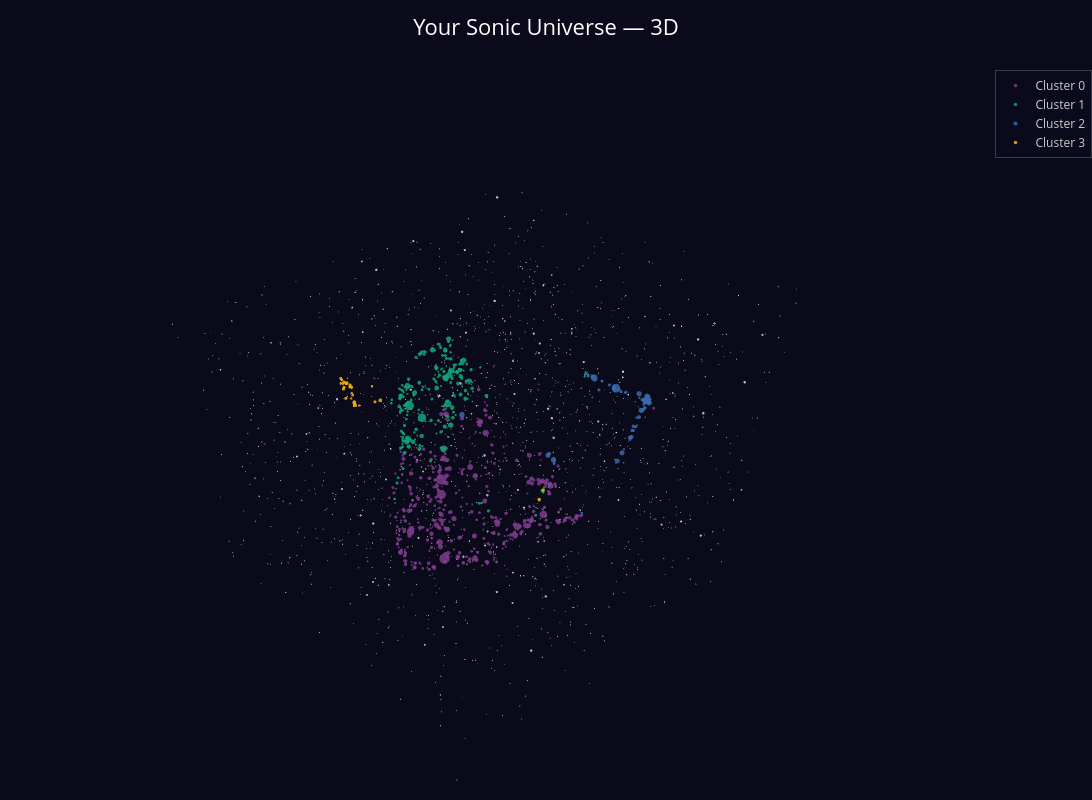

Notebook code cell kept with this figure:
### Code cell
# ── 3D Universe ───────────────────────────────────────────────────────
xr3 = df['umap_x3'].max()-df['umap_x3'].min()
yr3 = df['umap_y3'].max()-df['umap_y3'].min()
zr3 = df['umap_z3'].max()-df['umap_z3'].min()
x_lo3, x_hi3 = df['umap_x3'].min()-xr3*.35, df['umap_x3'].max()+xr3*.35
y_lo3, y_hi3 = df['umap_y3'].min()-yr3*.35, df['umap_y3'].max()+yr3*.35
z_lo3, z_hi3 = df['umap_z3'].min()-zr3*.35, df['umap_z3'].max()+zr3*.35

n3_dust, n3_bright = 1600, 120
sx3_d = rng.uniform(x_lo3, x_hi3, n3_dust)
sy3_d = rng.uniform(y_lo3, y_hi3, n3_dust)
sz3_d = rng.uniform(z_lo3, z_hi3, n3_dust)
sx3_b = rng.uniform(x_lo3, x_hi3, n3_bright)
sy3_b = rng.uniform(y_lo3, y_hi3, n3_bright)
sz3_b = rng.uniform(z_lo3, z_hi3, n3_bright)

fig_3d = go.Figure()

fig_3d.add_trace(go.Scatter3d(x=sx3_d, y=sy3_d, z=sz3_d, mode='markers',
    marker=dict(size=list(rng.uniform(0.3, 0.9, n3_dust).round(2)),
                color='rgba(255,255,255,0.07)'),
    hoverinfo='skip', showlegend=False))
fig_3d.add_trace(go.Scatter3d(x=sx3_b, y=sy3_b, z=sz3_b, mode='markers',
    marker=dict(size=list(rng.uniform(1.0, 2.4, n3_bright).round(2)),
                color='rgba(210,225,255,0.42)'),
    hoverinfo='skip', showlegend=False))

for cid in cluster_ids:
    g = df[df['cluster']==cid]
    fig_3d.add_trace(go.Scatter3d(
        x=g['umap_x3'], y=g['umap_y3'], z=g['umap_z3'],
        mode='markers', name=f'Cluster {cid}',
        text=g['hover'], hovertemplate='%{text}<extra></extra>',
        marker=dict(size=g['pt_size']*0.55, color=CLUSTER_COLORS[cid%len(CLUSTER_COLORS)],
                    opacity=0.85, line=dict(width=0)),
    ))

fig_3d.update_layout(
    title=dict(text='Your Sonic Universe — 3D', font=dict(size=22, color='white'), x=0.5),
    paper_bgcolor=SPACE_BG,
    scene=dict(
        bgcolor=SPACE_BG,
        xaxis=dict(showgrid=False, showbackground=False, showline=False,
                   zeroline=False, showticklabels=False, title=''),
        yaxis=dict(showgrid=False, showbackground=False, showline=False,
                   zeroline=False, showticklabels=False, title=''),
        zaxis=dict(showgrid=False, showbackground=False, showline=False,
                   zeroline=False, showticklabels=False, title=''),
    ),
    font=dict(color='#cccccc'),
    legend=dict(bgcolor='rgba(10,10,30,0.7)', bordercolor='rgba(255,255,255,0.2)', borderwidth=1),
    width=1100, height=800, margin=dict(l=0, r=0, t=70, b=0),
    hoverlabel=dict(bgcolor='rgba(10,10,30,0.92)', bordercolor='rgba(255,255,255,0.3)',
                    font=dict(size=12, color='white')),
)
fig_3d.show()

### Figure 1 — Plotly figure (JSON) as saved in the notebook; plotly's stock layout.template omitted (floating-point values rounded to 4 significant figures; data arrays with more than 128 entries replaced by an {"elided": "..."} marker saying what was removed)
{"data": [{"hoverinfo": "skip", "marker": {"color": "rgba(255,255,255,0.07)", "size": {"elided": "1600 float values"}}, "mode": "markers", "showlegend": false, "type": "scatter3d", "x": {"elided": "1600 float values"}, "y": {"elided": "1600 float values"}, "z": {"elided": "1600 float values"}}, {"hoverinfo": "skip", "marker": {"color": "rgba(210,225,255,0.42)", "size": [1.06, 2.33, 2.34, 1.39, 1.88, 1.28, 1.77, 2.08, 2.32, 1.47, 1.97, 2, 1.31, 1.88, 1.92, 2.07, 2.4, 1.06, 1.28, 1.2, 1.22, 1.64, 2.23, 1.63, 1.94, 1.53, 1.45, 2.17, 1.92, 1.49, 2.28, 1.7, 1.26, 1.68, 1.94, 1.51, 2.18, 1.75, 1.65, 2.2, 1.65, 1.58, 1.15, 1.51, 1.56, 1.25, 1.82, 1.2, 1.31, 1.79, 1.38, 1.9, 1.97, 1.42, 1.12, 1.69, 1.13, 1.72, 2.02, 1.87, 1.63, 2.32, 1.14, 2.23, 2.12, 1.59, 1.21, 1.22, 2.29, 1.33, 2.22, 1.7, 1.65, 1.87, 1.3, 1.6, 2.31, 1.33, 2.29, 2.39, 1.07, 1.74, 1.24, 1.87, 2.39, 2.26, 2.29, 1.3, 1.76, 1.33, 2.26, 1.27, 1.22, 1.02, 1.25, 1.27, 1.11, 2.21, 2.09, 1.36, 2.1, 1.59, 2.09, 1.45, 1.79, 1.53, 1.26, 1.82, 2.05, 2.05, 1.5, 1.73, 2.07, 1.08, 1.1, 1.53, 1.31, 1.52, 1.13, 1.83]}, "mode": "markers", "showlegend": false, "type": "scatter3d", "x": [13.88, 10.8, 7.495, 11.39, 7.431, 5.079, 7.626, 7.158, 9.103, 14.77, 9.288, 14.29, 11.12, 5.129, 7.11, 15.23, 11.65, 15.21, 8.438, 12.88, 13.49, 15.72, 5.244, 15.46, 9.329, 14.21, 11.0, 11.22, 8.977, 14.11, 7.933, 10.43, 11.17, 13.17, 10.2, 12.49, 10.35, 12.26, 12.42, 12.81, 14.05, 10.96, 7.16, 12.48, 5.889, 7.441, 13.71, 9.804, 10.49, 15.85, 7.618, 5.259, 6.264, 7.72, 12.99, 13.53, 11.23, 7.835, 10.75, 5.209, 12.5, 11.76, 5.284, 13.98, 13.4, 8.417, 12.0, 11.62, 6.612, 7.159, 12.52, 15.26, 11.35, 11.26, 12.12, 9.865, 5.638, 9.383, 14.89, 13.85, 15.19, 6.717, 10.58, 11.44, 7.342, 7.244, 13.6, 12.39, 12.12, 7.966, 10.59, 5.298, 6.467, 10.71, 8.433, 15.61, 10.2, 5.96, 5.241, 12.98, 6.922, 7.1, 9.681, 7.934, 11.79, 10.36, 6.265, 13.63, 9.704, 11.73, 5.089, 11.9, 8.139, 10.45, 8.302, 15.94, 7.571, 15.03, 15.09, 9.651], "y": [6.004, 6.791, 13.01, 9.222, 8.465, 3.263, 11.56, 3.753, 3.376, 5.706, 7.76, 12.05, 10.97, 4.916, 6.699, 10.87, 8.284, 4.68, 6.945, 9.295, 12.84, 9.661, 3.061, 10.1, 5.46, 11.71, 6.82, 4.936, 7.68, 5.505, 5.307, 8.756, 10.74, 11.43, 6.961, 3.579, 7.843, 7.33, 4.909, 12.06, 12.85, 3.425, 11.03, 9.497, 5.568, 9.389, 4.211, 3.605, 13.05, 9.401, 5.484, 7.496, 12.61, 7.381, 12.1, 11.78, 6.414, 10.01, 9.648, 10.78, 6.637, 3.43, 4.644, 9.199, 10.82, 10.62, 8.863, 3.762, 3.073, 10.89, 8.512, 10.9, 4.56, 7.061, 12.29, 4.65, 3.525, 9.576, 8.974, 12.63, 12.16, 10.56, 3.092, 7.807, 12.06, 7.329, 12.73, 9.566, 4.015, 8.102, 10.01, 3.564, 6.419, 10.23, 4.501, 6.457, 9.949, 10.82, 8.196, 12.68, 12.36, 7.736, 4.534, 10.8, 5.381, 11.51, 8.898, 6.925, 8.584, 8.343, 12.35, 5.087, 12.38, 3.216, 10.76, 12.3, 6.924, 3.643, 11.12, 11.51], "z": [0.5624, 1.984, 4.253, -0.5622, 2.845, 1.298, -0.6997, 4.424, 0.4721, 5.227, 2.377, 1.952, 1.241, 1.065, 4.319, 3.223, 3.974, 1.224, -0.02107, -1.382, 3.997, 1.179, 1.911, 1.6, 1.302, 3.273, 2.687, 5.52, -0.9766, 2.413, -1.567, 4.24, 2.746, 1.281, 4.196, 1.488, -0.2835, 1.625, -1.507, 4.942, 3.64, 3.869, 4.76, 4.113, 1.308, -1.135, 0.8517, 5.224, 5.341, 3.928, -0.4656, -0.5434, 4.801, -0.9531, 2.495, 0.8899, 0.2953, 3.222, 5.423, 4.004, 1.731, 1.377, 5.018, 2.448, 1.813, 3.265, -0.2104, -1.563, 4.608, 2.676, -0.7741, 0.2644, 5.66, 2.888, 2.901, -1.497, 5.496, 4.902, 2.212, 0.3529, 3.384, 4.439, 4.07, 5.559, 2.906, 0.4452, 1.823, 4.306, 0.009383, -0.2552, 3.593, 1.406, 4.308, -0.9393, 0.558, 0.03089, 3.382, 3.862, 1.496, 1.668, -1.03, 3.413, 5.678, 4.007, -0.3199, 2.799, 0.2403, -1.824, -0.6575, -1.26, -0.5319, 4.144, 0.2237, 3.844, 5.34, 2.418, 1.725, 3.79, -1.303, 1.279]}, {"hovertemplate": "%{text}<extra></extra>", "marker": {"color": "rgb(127, 60, 141)", "line": {"width": 0}, "opacity": 0.85, "size": {"elided": "410 float values"}}, "mode": "markers", "name": "Cluster 0", "text": {"elided": "410 str values"}, "type": "scatter3d", "x": {"elided": "410 float values"}, "y": {"elided": "410 float values"}, "z": {"elided": "410 float values"}}, {"hovertemplate": "%{text}<extra></extra>", "marker": {"color": "rgb(17, 165, 121)", "line": {"width": 0}, "opacity": 0.85, "size": {"elided": "214 float values"}}, "mode": "markers", "name": "Cluster 1", "text": {"elided": "214 str values"}, "type": "scatter3d", "x": {"elided": "214 float values"}, "y": {"elided": "214 float values"}, "z": {"elided": "214 float values"}}, {"hovertemplate": "%{text}<extra></extra>", "marker": {"color": "rgb(57, 105, 172)", "line": {"width": 0}, "opacity": 0.85, "size": [9.95, 7.906, 7.163, 6.579, 6.447, 6.287, 6.075, 6.075, 6.022, 6.022, 5.783, 5.757, 5.544, 5.491, 5.465, 5.332, 5.332, 5.04, 4.934, 4.695, 4.642, 4.509, 4.483, 4.483, 4.323, 4.297, 4.217, 4.138, 4.058, 3.952, 3.925, 3.766, 3.766, 3.739, 3.66, 3.66, 3.633, 3.633, 3.501, 3.474, 3.447, 3.447, 3.421, 3.341, 3.341, 3.262, 3.262, 3.262, 3.262, 3.155, 3.102, 3.049, 3.023, 2.943, 2.837, 2.731, 2.678, 2.598, 2.492, 2.439, 2.439, 2.306, 2.28, 2.253, 2.227, 2.227, 2.227, 2.227, 2.2, 2.2]}, "mode": "markers", "name": "Cluster 2", "text": ["<b>Someday</b><br><i>The Growlers</i><br>Genre: Indie<br>Plays: 293<br>─────────────────<br>Energy: 0.77  Valence: 0.75<br>Dance:  0.40  Acoust: 0.95<br>Tempo: 156 BPM  Cluster: 2<br><i style='color:#aaaaaa'>↑ instrumentalness | ↓ danceability</i>", "<b>Call It Fate, Call It Karma</b><br><i>The Strokes</i><br>Genre: Indie<br>Plays: 216<br>─────────────────<br>Energy: 0.24  Valence: 0.36<br>Dance:  0.54  Acoust: 0.98<br>Tempo: 109 BPM  Cluster: 2<br><i style='color:#aaaaaa'>↑ instrumentalness | ↓ danceability</i>", "<b>Reptilia</b><br><i>The Strokes</i><br>Genre: Indie<br>Plays: 188<br>─────────────────<br>Energy: 0.67  Valence: 0.74<br>Dance:  0.49  Acoust: 0.00<br>Tempo: 158 BPM  Cluster: 2<br><i style='color:#aaaaaa'>↑ instrumentalness | ↓ danceability</i>", "<b>Beach Rats</b><br><i>The Growlers</i><br>Genre: Indie<br>Plays: 166<br>─────────────────<br>Energy: 0.66  Valence: 0.61<br>Dance:  0.41  Acoust: 0.84<br>Tempo: 75 BPM  Cluster: 2<br><i style='color:#aaaaaa'>↑ instrumentalness | ↓ danceability</i>", "<b>Feels Like We Only Go Backwards</b><br><i>Tame Impala</i><br>Genre: Rock<br>Plays: 161<br>─────────────────<br>Energy: 0.91  Valence: 0.52<br>Dance:  0.31  Acoust: 0.05<br>Tempo: 150 BPM  Cluster: 2<br><i style='color:#aaaaaa'>↑ instrumentalness | ↓ danceability</i>", "<b>You Only Live Once</b><br><i>The Strokes</i><br>Genre: Children’s Music<br>Plays: 155<br>─────────────────<br>Energy: 0.91  Valence: 0.97<br>Dance:  0.63  Acoust: 0.02<br>Tempo: 121 BPM  Cluster: 2<br><i style='color:#aaaaaa'>↑ instrumentalness | ↓ danceability</i>", "<b>Hard To Explain</b><br><i>The Strokes</i><br>Genre: Children’s Music<br>Plays: 147<br>─────────────────<br>Energy: 0.67  Valence: 0.67<br>Dance:  0.41  Acoust: 0.00<br>Tempo: 83 BPM  Cluster: 2<br><i style='color:#aaaaaa'>↑ instrumentalness | ↓ danceability</i>", "<b>Under Control</b><br><i>The Strokes</i><br>Genre: Children’s Music<br>Plays: 147<br>─────────────────<br>Energy: 0.72  Valence: 0.66<br>Dance:  0.40  Acoust: 0.34<br>Tempo: 91 BPM  Cluster: 2<br><i style='color:#aaaaaa'>↑ instrumentalness | ↓ danceability</i>", "<b>Meet Me in the Bathroom</b><br><i>The Strokes</i><br>Genre: Children’s Music<br>Plays: 145<br>─────────────────<br>Energy: 0.94  Valence: 0.59<br>Dance:  0.43  Acoust: 0.00<br>Tempo: 140 BPM  Cluster: 2<br><i style='color:#aaaaaa'>↑ instrumentalness | ↓ danceability</i>", "<b>What Ever Happened?</b><br><i>The Strokes</i><br>Genre: Children’s Music<br>Plays: 145<br>─────────────────<br>Energy: 0.60  Valence: 0.59<br>Dance:  0.55  Acoust: 0.00<br>Tempo: 116 BPM  Cluster: 2<br><i style='color:#aaaaaa'>↑ instrumentalness | ↓ danceability</i>", "<b>Living In A Memory</b><br><i>The Growlers</i><br>Genre: Indie<br>Plays: 136<br>─────────────────<br>Energy: 0.67  Valence: 0.79<br>Dance:  0.42  Acoust: 0.19<br>Tempo: 85 BPM  Cluster: 2<br><i style='color:#aaaaaa'>↑ instrumentalness | ↓ danceability</i>", "<b>The Modern Age</b><br><i>The Strokes</i><br>Genre: Indie<br>Plays: 135<br>─────────────────<br>Energy: 0.89  Valence: 0.90<br>Dance:  0.53  Acoust: 0.01<br>Tempo: 146 BPM  Cluster: 2<br><i style='color:#aaaaaa'>↑ instrumentalness | ↓ danceability</i>", "<b>Island Music</b><br><i>Tennis</i><br>Genre: Folk<br>Plays: 127<br>─────────────────<br>Energy: 0.47  Valence: 0.31<br>Dance:  0.29  Acoust: 0.96<br>Tempo: 98 BPM  Cluster: 2<br><i style='color:#aaaaaa'>↑ instrumentalness | ↓ danceability</i>", "<b>Archie, Marry Me</b><br><i>Alvvays</i><br>Genre: Indie<br>Plays: 125<br>─────────────────<br>Energy: 0.83  Valence: 0.20<br>Dance:  0.27  Acoust: 0.01<br>Tempo: 117 BPM  Cluster: 2<br><i style='color:#aaaaaa'>↑ instrumentalness | ↓ danceability</i>", "<b>Pet Shop Eyes</b><br><i>The Growlers</i><br>Genre: Indie<br>Plays: 124<br>─────────────────<br>Energy: 0.84  Valence: 0.85<br>Dance:  0.46  Acoust: 0.41<br>Tempo: 116 BPM  Cluster: 2<br><i style='color:#aaaaaa'>↑ instrumentalness | ↓ danceability</i>", "<b>80's Comedown Machine</b><br><i>The Strokes</i><br>Genre: Indie<br>Plays: 119<br>─────────────────<br>Energy: 0.50  Valence: 0.38<br>Dance:  0.49  Acoust: 0.01<br>Tempo: 144 BPM  Cluster: 2<br><i style='color:#aaaaaa'>↑ instrumentalness | ↓ danceability</i>", "<b>Making Breakfast</b><br><i>Twin Peaks</i><br>Genre: Indie<br>Plays: 119<br>─────────────────<br>Energy: 0.78  Valence: 0.45<br>Dance:  0.49  Acoust: 0.00<br>Tempo: 116 BPM  Cluster: 2<br><i style='color:#aaaaaa'>↑ instrumentalness | ↓ danceability</i>", "<b>I Can't Win</b><br><i>The Strokes</i><br>Genre: Children’s Music<br>Plays: 108<br>─────────────────<br>Energy: 0.74  Valence: 0.41<br>Dance:  0.47  Acoust: 0.00<br>Tempo: 97 BPM  Cluster: 2<br><i style='color:#aaaaaa'>↑ instrumentalness | ↓ danceability</i>", "<b>QYURRYUS</b><br><i>The Voidz</i><br>Genre: Alternative<br>Plays: 104<br>─────────────────<br>Energy: 0.87  Valence: 0.60<br>Dance:  0.64  Acoust: 0.16<br>Tempo: 104 BPM  Cluster: 2<br><i style='color:#aaaaaa'>↑ instrumentalness | ↓ danceability</i>", "<b>Take It Or Leave It</b><br><i>The Strokes</i><br>Genre: Children’s Music<br>Plays: 95<br>─────────────────<br>Energy: 0.91  Valence: 0.48<br>Dance:  0.43  Acoust: 0.00<br>Tempo: 154 BPM  Cluster: 2<br><i style='color:#aaaaaa'>↑ instrumentalness | ↓ danceability</i>", "<b>12:51</b><br><i>The Strokes</i><br>Genre: Indie<br>Plays: 93<br>─────────────────<br>Energy: 0.89  Valence: 0.59<br>Dance:  0.45  Acoust: 0.31<br>Tempo: 145 BPM  Cluster: 2<br><i style='color:#aaaaaa'>↑ instrumentalness | ↓ danceability</i>", "<b>Black Mud</b><br><i>The Black Keys</i><br>Genre: Indie<br>Plays: 88<br>─────────────────<br>Energy: 0.50  Valence: 0.37<br>Dance:  0.52  Acoust: 0.25<br>Tempo: 144 BPM  Cluster: 2<br><i style='color:#aaaaaa'>↑ instrumentalness | ↓ danceability</i>", "<b>Alone, Together</b><br><i>The Strokes</i><br>Genre: Children’s Music<br>Plays: 87<br>─────────────────<br>Energy: 0.86  Valence: 0.96<br>Dance:  0.52  Acoust: 0.01<br>Tempo: 143 BPM  Cluster: 2<br><i style='color:#aaaaaa'>↑ instrumentalness | ↓ danceability</i>", "<b>In Transit</b><br><i>Albert Hammond Jr</i><br>Genre: Blues<br>Plays: 87<br>─────────────────<br>Energy: 0.71  Valence: 0.60<br>Dance:  0.47  Acoust: 0.00<br>Tempo: 141 BPM  Cluster: 2<br><i style='color:#aaaaaa'>↑ instrumentalness | ↓ danceability</i>", "<b>Chateau</b><br><i>Angus & Julia Stone</i><br>Genre: Folk<br>Plays: 81<br>─────────────────<br>Energy: 0.58  Valence: 0.61<br>Dance:  0.66  Acoust: 0.66<br>Tempo: 130 BPM  Cluster: 2<br><i style='color:#aaaaaa'>↑ instrumentalness | ↓ danceability</i>", "<b>The End Has No End</b><br><i>The Strokes</i><br>Genre: Indie<br>Plays: 80<br>─────────────────<br>Energy: 0.66  Valence: 0.55<br>Dance:  0.54  Acoust: 0.00<br>Tempo: 136 BPM  Cluster: 2<br><i style='color:#aaaaaa'>↑ instrumentalness | ↓ danceability</i>", "<b>Plastic Soul</b><br><i>Mondo Cozmo</i><br>Genre: Children’s Music<br>Plays: 77<br>─────────────────<br>Energy: 0.71  Valence: 0.35<br>Dance:  0.39  Acoust: 0.24<br>Tempo: 77 BPM  Cluster: 2<br><i style='color:#aaaaaa'>↑ instrumentalness | ↓ danceability</i>", "<b>The Way It Is</b><br><i>The Strokes</i><br>Genre: Alternative<br>Plays: 74<br>─────────────────<br>Energy: 0.94  Valence: 0.88<br>Dance:  0.48  Acoust: 0.00<br>Tempo: 137 BPM  Cluster: 2<br><i style='color:#aaaaaa'>↑ instrumentalness | ↓ danceability</i>", "<b>Between Love & Hate</b><br><i>The Strokes</i><br>Genre: Children’s Music<br>Plays: 71<br>─────────────────<br>Energy: 0.61  Valence: 0.53<br>Dance:  0.45  Acoust: 0.00<br>Tempo: 104 BPM  Cluster: 2<br><i style='color:#aaaaaa'>↑ instrumentalness | ↓ danceability</i>", "<b>Automatic Stop</b><br><i>The Strokes</i><br>Genre: Indie<br>Plays: 67<br>─────────────────<br>Energy: 0.54  Valence: 0.96<br>Dance:  0.68  Acoust: 0.00<br>Tempo: 106 BPM  Cluster: 2<br><i style='color:#aaaaaa'>↑ instrumentalness | ↓ danceability</i>", "<b>Naked Kids</b><br><i>The Growlers</i><br>Genre: Indie<br>Plays: 66<br>─────────────────<br>Energy: 0.65  Valence: 0.33<br>Dance:  0.38  Acoust: 0.66<br>Tempo: 118 BPM  Cluster: 2<br><i style='color:#aaaaaa'>↑ instrumentalness | ↓ danceability</i>", "<b>The Boy</b><br><i>Shannon & The Clams</i><br>Genre: Folk<br>Plays: 60<br>─────────────────<br>Energy: 0.88  Valence: 0.68<br>Dance:  0.43  Acoust: 0.53<br>Tempo: 137 BPM  Cluster: 2<br><i style='color:#aaaaaa'>↑ instrumentalness | ↓ danceability</i>", "<b>Piledriver waltz</b><br><i>Alex Turner</i><br>Genre: Indie<br>Plays: 60<br>─────────────────<br>Energy: 0.75  Valence: 0.34<br>Dance:  0.53  Acoust: 0.12<br>Tempo: 106 BPM  Cluster: 2<br><i style='color:#aaaaaa'>↑ instrumentalness | ↓ danceability</i>", "<b>You Talk Way Too Much</b><br><i>The Strokes</i><br>Genre: Children’s Music<br>Plays: 59<br>─────────────────<br>Energy: 0.97  Valence: 0.66<br>Dance:  0.31  Acoust: 0.06<br>Tempo: 128 BPM  Cluster: 2<br><i style='color:#aaaaaa'>↑ instrumentalness | ↓ danceability</i>", "<b>Love is a Laserquest</b><br><i>Arctic Monkeys</i><br>Genre: Indie<br>Plays: 56<br>─────────────────<br>Energy: 0.66  Valence: 0.55<br>Dance:  0.35  Acoust: 0.00<br>Tempo: 170 BPM  Cluster: 2<br><i style='color:#aaaaaa'>↑ instrumentalness | ↓ danceability</i>", "<b>Shabop Shalom</b><br><i>Devendra Banhart</i><br>Genre: Folk<br>Plays: 56<br>─────────────────<br>Energy: 0.38  Valence: 0.62<br>Dance:  0.56  Acoust: 0.57<br>Tempo: 104 BPM  Cluster: 2<br><i style='color:#aaaaaa'>↑ instrumentalness | ↓ danceability</i>", "<b>Indian Food</b><br><i>Dumbo Gets Mad</i><br>Genre: Indie<br>Plays: 55<br>─────────────────<br>Energy: 0.90  Valence: 0.63<br>Dance:  0.56  Acoust: 0.77<br>Tempo: 87 BPM  Cluster: 2<br><i style='color:#aaaaaa'>↑ instrumentalness | ↓ danceability</i>", "<b>Pink Ocean</b><br><i>The Voidz</i><br>Genre: Alternative<br>Plays: 55<br>─────────────────<br>Energy: 0.89  Valence: 0.65<br>Dance:  0.59  Acoust: 0.34<br>Tempo: 97 BPM  Cluster: 2<br><i style='color:#aaaaaa'>↑ instrumentalness | ↓ danceability</i>", "<b>Dumb</b><br><i>Nirvana</i><br>Genre: Children’s Music<br>Plays: 50<br>─────────────────<br>Energy: 0.39  Valence: 0.84<br>Dance:  0.69  Acoust: 0.42<br>Tempo: 114 BPM  Cluster: 2<br><i style='color:#aaaaaa'>↑ instrumentalness | ↓ danceability</i>", "<b>Chances</b><br><i>The Strokes</i><br>Genre: Children’s Music<br>Plays: 49<br>─────────────────<br>Energy: 0.57  Valence: 0.53<br>Dance:  0.56  Acoust: 0.36<br>Tempo: 104 BPM  Cluster: 2<br><i style='color:#aaaaaa'>↑ instrumentalness | ↓ danceability</i>", "<b>Dræm Girl</b><br><i>No Vacation</i><br>Genre: Indie<br>Plays: 48<br>─────────────────<br>Energy: 0.95  Valence: 0.26<br>Dance:  0.19  Acoust: 0.00<br>Tempo: 173 BPM  Cluster: 2<br><i style='color:#aaaaaa'>↑ instrumentalness | ↓ danceability</i>", "<b>Harvey</b><br><i>Her's</i><br>Genre: Indie<br>Plays: 48<br>─────────────────<br>Energy: 0.85  Valence: 0.72<br>Dance:  0.59  Acoust: 0.07<br>Tempo: 142 BPM  Cluster: 2<br><i style='color:#aaaaaa'>↑ instrumentalness | ↓ danceability</i>", "<b>Dance Little Liar</b><br><i>Arctic Monkeys</i><br>Genre: Indie<br>Plays: 47<br>─────────────────<br>Energy: 0.61  Valence: 0.54<br>Dance:  0.54  Acoust: 0.06<br>Tempo: 100 BPM  Cluster: 2<br><i style='color:#aaaaaa'>↑ instrumentalness | ↓ danceability</i>", "<b>Desire Lines</b><br><i>Deerhunter</i><br>Genre: Dance<br>Plays: 44<br>─────────────────<br>Energy: 0.92  Valence: 0.60<br>Dance:  0.32  Acoust: 0.06<br>Tempo: 121 BPM  Cluster: 2<br><i style='color:#aaaaaa'>↑ instrumentalness | ↓ danceability</i>", "<b>We're Not Just Friends</b><br><i>Parks, Squares and Alleys</i><br>Genre: Indie<br>Plays: 44<br>─────────────────<br>Energy: 0.65  Valence: 0.73<br>Dance:  0.66  Acoust: 0.50<br>Tempo: 115 BPM  Cluster: 2<br><i style='color:#aaaaaa'>↑ instrumentalness | ↓ danceability</i>", "<b>What You Were</b><br><i>The Drums</i><br>Genre: Indie<br>Plays: 41<br>─────────────────<br>Energy: 0.83  Valence: 0.23<br>Dance:  0.62  Acoust: 0.17<br>Tempo: 105 BPM  Cluster: 2<br><i style='color:#aaaaaa'>↑ instrumentalness | ↓ danceability</i>", "<b>Evil</b><br><i>Interpol</i><br>Genre: Dance<br>Plays: 41<br>─────────────────<br>Energy: 0.74  Valence: 0.60<br>Dance:  0.50  Acoust: 0.00<br>Tempo: 129 BPM  Cluster: 2<br><i style='color:#aaaaaa'>↑ instrumentalness | ↓ danceability</i>", "<b>Leave Me Alone - 2015 Remaster</b><br><i>New Order</i><br>Genre: Electronic<br>Plays: 41<br>─────────────────<br>Energy: 0.86  Valence: 0.88<br>Dance:  0.54  Acoust: 0.05<br>Tempo: 135 BPM  Cluster: 2<br><i style='color:#aaaaaa'>↑ instrumentalness | ↓ danceability</i>", "<b>It's Only Sex</b><br><i>Car Seat Headrest</i><br>Genre: Folk<br>Plays: 41<br>─────────────────<br>Energy: 0.52  Valence: 0.48<br>Dance:  0.59  Acoust: 0.37<br>Tempo: 120 BPM  Cluster: 2<br><i style='color:#aaaaaa'>↑ instrumentalness | ↓ danceability</i>", "<b>Tezeta (Nostalgia)</b><br><i>Mulatu Astatke</i><br>Genre: Jazz<br>Plays: 37<br>─────────────────<br>Energy: 0.35  Valence: 0.50<br>Dance:  0.55  Acoust: 0.95<br>Tempo: 81 BPM  Cluster: 2<br><i style='color:#aaaaaa'>↑ instrumentalness | ↓ danceability</i>", "<b>Spread Your Love</b><br><i>Black Rebel Motorcycle Club</i><br>Genre: Indie<br>Plays: 35<br>─────────────────<br>Energy: 0.90  Valence: 0.42<br>Dance:  0.41  Acoust: 0.01<br>Tempo: 128 BPM  Cluster: 2<br><i style='color:#aaaaaa'>↑ instrumentalness | ↓ danceability</i>", "<b>Is It Any Wonder?</b><br><i>Durand Jones & The Indications</i><br>Genre: Soul<br>Plays: 33<br>─────────────────<br>Energy: 0.38  Valence: 0.40<br>Dance:  0.54  Acoust: 0.64<br>Tempo: 137 BPM  Cluster: 2<br><i style='color:#aaaaaa'>↑ instrumentalness | ↓ danceability</i>", "<b>The Physical Attractions</b><br><i>The Symposium</i><br>Genre: Indie<br>Plays: 32<br>─────────────────<br>Energy: 0.50  Valence: 0.53<br>Dance:  0.36  Acoust: 0.00<br>Tempo: 138 BPM  Cluster: 2<br><i style='color:#aaaaaa'>↑ instrumentalness | ↓ danceability</i>", "<b>Feel It All Around</b><br><i>Washed Out</i><br>Genre: Alternative<br>Plays: 29<br>─────────────────<br>Energy: 0.74  Valence: 0.50<br>Dance:  0.34  Acoust: 0.00<br>Tempo: 172 BPM  Cluster: 2<br><i style='color:#aaaaaa'>↑ instrumentalness | ↓ danceability</i>", "<b>Waiting Room</b><br><i>Fugazi</i><br>Genre: Children’s Music<br>Plays: 25<br>─────────────────<br>Energy: 0.73  Valence: 0.54<br>Dance:  0.62  Acoust: 0.00<br>Tempo: 92 BPM  Cluster: 2<br><i style='color:#aaaaaa'>↑ instrumentalness | ↓ danceability</i>", "<b>Disciples</b><br><i>Tame Impala</i><br>Genre: Rock<br>Plays: 21<br>─────────────────<br>Energy: 0.87  Valence: 0.80<br>Dance:  0.66  Acoust: 0.08<br>Tempo: 127 BPM  Cluster: 2<br><i style='color:#aaaaaa'>↑ instrumentalness | ↓ danceability</i>", "<b>oh baby</b><br><i>LCD Soundsystem</i><br>Genre: Folk<br>Plays: 19<br>─────────────────<br>Energy: 0.62  Valence: 0.78<br>Dance:  0.58  Acoust: 0.02<br>Tempo: 169 BPM  Cluster: 2<br><i style='color:#aaaaaa'>↑ instrumentalness | ↓ danceability</i>", "<b>Maps</b><br><i>Yeah Yeah Yeahs</i><br>Genre: Folk<br>Plays: 16<br>─────────────────<br>Energy: 0.94  Valence: 0.14<br>Dance:  0.50  Acoust: 0.00<br>Tempo: 120 BPM  Cluster: 2<br><i style='color:#aaaaaa'>↑ instrumentalness | ↓ danceability</i>", "<b>In Between Days - 2006 Remaster</b><br><i>The Cure</i><br>Genre: Dance<br>Plays: 12<br>─────────────────<br>Energy: 0.83  Valence: 0.71<br>Dance:  0.54  Acoust: 0.11<br>Tempo: 143 BPM  Cluster: 2<br><i style='color:#aaaaaa'>↑ instrumentalness | ↓ danceability</i>", "<b>Heart In a Cage</b><br><i>The Strokes</i><br>Genre: Children’s Music<br>Plays: 10<br>─────────────────<br>Energy: 0.86  Valence: 0.12<br>Dance:  0.42  Acoust: 0.00<br>Tempo: 140 BPM  Cluster: 2<br><i style='color:#aaaaaa'>↑ instrumentalness | ↓ danceability</i>", "<b>Sweet Marie</b><br><i>The Walters</i><br>Genre: Indie<br>Plays: 10<br>─────────────────<br>Energy: 0.42  Valence: 0.25<br>Dance:  0.24  Acoust: 0.91<br>Tempo: 204 BPM  Cluster: 2<br><i style='color:#aaaaaa'>↑ instrumentalness | ↓ danceability</i>", "<b>Blue Monday '88 - 2015 Remaster</b><br><i>New Order</i><br>Genre: Rock<br>Plays: 5<br>─────────────────<br>Energy: 0.88  Valence: 0.88<br>Dance:  0.70  Acoust: 0.00<br>Tempo: 131 BPM  Cluster: 2<br><i style='color:#aaaaaa'>↑ instrumentalness | ↓ danceability</i>", "<b>Ramona</b><br><i>Beck</i><br>Genre: Folk<br>Plays: 4<br>─────────────────<br>Energy: 0.58  Valence: 0.33<br>Dance:  0.41  Acoust: 0.03<br>Tempo: 123 BPM  Cluster: 2<br><i style='color:#aaaaaa'>↑ instrumentalness | ↓ danceability</i>", "<b>King of Pride Rock</b><br><i>Hans Zimmer</i><br>Genre: Soundtrack<br>Plays: 3<br>─────────────────<br>Energy: 0.14  Valence: 0.08<br>Dance:  0.19  Acoust: 0.70<br>Tempo: 127 BPM  Cluster: 2<br><i style='color:#aaaaaa'>↑ instrumentalness | ↓ danceability</i>", "<b>Breezin'</b><br><i>George Benson</i><br>Genre: Jazz<br>Plays: 2<br>─────────────────<br>Energy: 0.75  Valence: 0.96<br>Dance:  0.68  Acoust: 0.48<br>Tempo: 81 BPM  Cluster: 2<br><i style='color:#aaaaaa'>↑ instrumentalness | ↓ danceability</i>", "<b>Lovesong - 2010 Remaster</b><br><i>The Cure</i><br>Genre: Rock<br>Plays: 2<br>─────────────────<br>Energy: 0.81  Valence: 0.82<br>Dance:  0.61  Acoust: 0.34<br>Tempo: 140 BPM  Cluster: 2<br><i style='color:#aaaaaa'>↑ instrumentalness | ↓ danceability</i>", "<b>...To Die For</b><br><i>Hans Zimmer</i><br>Genre: Soundtrack<br>Plays: 2<br>─────────────────<br>Energy: 0.25  Valence: 0.04<br>Dance:  0.08  Acoust: 0.77<br>Tempo: 76 BPM  Cluster: 2<br><i style='color:#aaaaaa'>↑ instrumentalness | ↓ danceability</i>", "<b>Hold On Tight</b><br><i>Boney James</i><br>Genre: Jazz<br>Plays: 2<br>─────────────────<br>Energy: 0.52  Valence: 0.78<br>Dance:  0.54  Acoust: 0.62<br>Tempo: 136 BPM  Cluster: 2<br><i style='color:#aaaaaa'>↑ instrumentalness | ↓ danceability</i>", "<b>Look On Down From The Bridge</b><br><i>Mazzy Star</i><br>Genre: Rock<br>Plays: 1<br>─────────────────<br>Energy: 0.08  Valence: 0.10<br>Dance:  0.37  Acoust: 0.64<br>Tempo: 120 BPM  Cluster: 2<br><i style='color:#aaaaaa'>↑ instrumentalness | ↓ danceability</i>", "<b>When the Levee Breaks - Remaster</b><br><i>Led Zeppelin</i><br>Genre: Rock<br>Plays: 1<br>─────────────────<br>Energy: 0.77  Valence: 0.80<br>Dance:  0.27  Acoust: 0.00<br>Tempo: 143 BPM  Cluster: 2<br><i style='color:#aaaaaa'>↑ instrumentalness | ↓ danceability</i>"], "type": "scatter3d", "x": [7.666, 7.777, 7.559, 10.36, 11.13, 7.41, 7.701, 7.681, 7.574, 7.819, 8.739, 7.42, 7.766, 11.23, 8.925, 7.78, 8.405, 7.816, 7.484, 11.17, 8.411, 8.022, 7.427, 7.627, 7.666, 7.833, 7.941, 7.452, 7.693, 7.458, 8.213, 7.652, 8.224, 7.541, 7.733, 7.689, 7.659, 8.247, 7.66, 7.796, 11.15, 7.495, 7.734, 10.33, 7.633, 8.327, 7.564, 7.304, 7.973, 7.731, 11.21, 7.828, 7.766, 7.706, 7.727, 7.884, 8.653, 8.507, 7.601, 8.217, 7.827, 7.301, 7.871, 7.819, 7.571, 7.591, 7.897, 7.652, 7.847, 7.74], "y": [9.719, 9.105, 10.6, 6.931, 10.69, 10.46, 10.74, 10.44, 10.6, 10.64, 10.85, 10.43, 9.047, 10.6, 10.86, 10.7, 10.83, 10.8, 10.5, 10.59, 10.8, 10.74, 10.45, 10.64, 9.667, 10.69, 10.81, 10.47, 10.76, 10.4, 10.73, 10.02, 10.79, 10.56, 10.8, 9.529, 9.884, 10.73, 9.646, 9.789, 10.73, 10.46, 10.64, 10.98, 9.805, 10.83, 10.63, 10.56, 9.429, 9.325, 10.59, 9.186, 10.79, 10.67, 10.64, 10.58, 10.83, 10.88, 10.4, 10.84, 8.937, 10.52, 10.79, 8.846, 9.933, 10.29, 8.958, 9.632, 8.894, 10.73], "z": [2.708, 2.792, 2.806, 1.863, 2.813, 2.554, 2.831, 2.871, 2.771, 2.543, 1.84, 2.561, 2.798, 2.94, 1.701, 2.805, 2.132, 2.834, 2.651, 2.948, 2.095, 2.487, 2.572, 2.797, 2.71, 2.576, 2.753, 2.615, 2.869, 2.579, 2.309, 2.716, 2.328, 2.766, 2.765, 2.73, 2.678, 2.198, 2.667, 2.72, 2.748, 2.606, 2.678, 0.9615, 2.693, 2.284, 2.796, 2.495, 2.668, 2.763, 2.96, 2.774, 2.827, 2.76, 2.539, 2.329, 1.893, 2.117, 2.693, 2.387, 2.847, 2.487, 2.719, 2.87, 2.627, 2.529, 2.944, 2.746, 2.836, 2.952]}, {"hovertemplate": "%{text}<extra></extra>", "marker": {"color": "rgb(242, 183, 1)", "line": {"width": 0}, "opacity": 0.85, "size": [4.881, 4.456, 4.191, 4.084, 4.005, 3.846, 3.792, 3.766, 3.713, 3.686, 3.66, 3.633, 3.607, 3.554, 3.501, 3.501, 3.501, 3.394, 3.341, 3.262, 3.262, 3.235, 2.996, 2.81, 2.784, 2.651, 2.598, 2.572, 2.518, 2.439]}, "mode": "markers", "name": "Cluster 3", "text": ["<b>La Plata (feat. Lalo Ebratt)</b><br><i>Juanes</i><br>Genre: Dance<br>Plays: 102<br>─────────────────<br>Energy: 0.74  Valence: 0.96<br>Dance:  0.76  Acoust: 0.20<br>Tempo: 168 BPM  Cluster: 3<br><i style='color:#aaaaaa'>↑ danceability, speechiness</i>", "<b>Bounce Back</b><br><i>Big Sean</i><br>Genre: Hip-Hop<br>Plays: 86<br>─────────────────<br>Energy: 0.57  Valence: 0.26<br>Dance:  0.77  Acoust: 0.10<br>Tempo: 81 BPM  Cluster: 3<br><i style='color:#aaaaaa'>↑ danceability, speechiness</i>", "<b>Nevermind</b><br><i>Dennis Lloyd</i><br>Genre: Pop<br>Plays: 76<br>─────────────────<br>Energy: 0.69  Valence: 0.08<br>Dance:  0.59  Acoust: 0.16<br>Tempo: 100 BPM  Cluster: 3<br><i style='color:#aaaaaa'>↑ danceability, speechiness</i>", "<b>Kids Turned Out Fine</b><br><i>A$AP Rocky</i><br>Genre: Pop<br>Plays: 72<br>─────────────────<br>Energy: 0.67  Valence: 0.13<br>Dance:  0.30  Acoust: 0.27<br>Tempo: 163 BPM  Cluster: 3<br><i style='color:#aaaaaa'>↑ danceability, speechiness</i>", "<b>So What'Cha Want - Remastered 2009</b><br><i>Beastie Boys</i><br>Genre: Hip-Hop<br>Plays: 69<br>─────────────────<br>Energy: 0.94  Valence: 0.77<br>Dance:  0.70  Acoust: 0.05<br>Tempo: 171 BPM  Cluster: 3<br><i style='color:#aaaaaa'>↑ danceability, speechiness</i>", "<b>4th Dimension</b><br><i>KIDS SEE GHOSTS</i><br>Genre: Hip-Hop<br>Plays: 63<br>─────────────────<br>Energy: 0.54  Valence: 0.73<br>Dance:  0.77  Acoust: 0.28<br>Tempo: 172 BPM  Cluster: 3<br><i style='color:#aaaaaa'>↑ danceability, speechiness</i>", "<b>Navajo</b><br><i>Masego</i><br>Genre: Children’s Music<br>Plays: 61<br>─────────────────<br>Energy: 0.59  Valence: 0.36<br>Dance:  0.69  Acoust: 0.11<br>Tempo: 89 BPM  Cluster: 3<br><i style='color:#aaaaaa'>↑ danceability, speechiness</i>", "<b>Rock the House</b><br><i>Gorillaz</i><br>Genre: Hip-Hop<br>Plays: 60<br>─────────────────<br>Energy: 0.82  Valence: 0.61<br>Dance:  0.75  Acoust: 0.07<br>Tempo: 172 BPM  Cluster: 3<br><i style='color:#aaaaaa'>↑ danceability, speechiness</i>", "<b>Moves</b><br><i>Big Sean</i><br>Genre: Hip-Hop<br>Plays: 58<br>─────────────────<br>Energy: 0.53  Valence: 0.37<br>Dance:  0.79  Acoust: 0.05<br>Tempo: 76 BPM  Cluster: 3<br><i style='color:#aaaaaa'>↑ danceability, speechiness</i>", "<b>Borrowed Love (feat. Swae Lee & WizKid)</b><br><i>Metro Boomin</i><br>Genre: Hip-Hop<br>Plays: 57<br>─────────────────<br>Energy: 0.59  Valence: 0.39<br>Dance:  0.52  Acoust: 0.44<br>Tempo: 129 BPM  Cluster: 3<br><i style='color:#aaaaaa'>↑ danceability, speechiness</i>", "<b>Old English</b><br><i>Young Thug</i><br>Genre: Hip-Hop<br>Plays: 56<br>─────────────────<br>Energy: 0.80  Valence: 0.74<br>Dance:  0.81  Acoust: 0.04<br>Tempo: 82 BPM  Cluster: 3<br><i style='color:#aaaaaa'>↑ danceability, speechiness</i>", "<b>Alexander Hamilton</b><br><i>Leslie Odom Jr.</i><br>Genre: Jazz<br>Plays: 55<br>─────────────────<br>Energy: 0.43  Valence: 0.56<br>Dance:  0.61  Acoust: 0.52<br>Tempo: 132 BPM  Cluster: 3<br><i style='color:#aaaaaa'>↑ danceability, speechiness</i>", "<b>Feel Me - Single Version</b><br><i>Aeris Roves</i><br>Genre: R&B<br>Plays: 54<br>─────────────────<br>Energy: 0.36  Valence: 0.51<br>Dance:  0.67  Acoust: 0.83<br>Tempo: 178 BPM  Cluster: 3<br><i style='color:#aaaaaa'>↑ danceability, speechiness</i>", "<b>If You Know You Know</b><br><i>Pusha T</i><br>Genre: Hip-Hop<br>Plays: 52<br>─────────────────<br>Energy: 0.70  Valence: 0.70<br>Dance:  0.46  Acoust: 0.02<br>Tempo: 153 BPM  Cluster: 3<br><i style='color:#aaaaaa'>↑ danceability, speechiness</i>", "<b>Wow.</b><br><i>Post Malone</i><br>Genre: Rap<br>Plays: 50<br>─────────────────<br>Energy: 0.54  Valence: 0.39<br>Dance:  0.83  Acoust: 0.16<br>Tempo: 100 BPM  Cluster: 3<br><i style='color:#aaaaaa'>↑ danceability, speechiness</i>", "<b>Look At Me!</b><br><i>XXXTENTACION</i><br>Genre: Hip-Hop<br>Plays: 50<br>─────────────────<br>Energy: 0.73  Valence: 0.35<br>Dance:  0.76  Acoust: 0.26<br>Tempo: 139 BPM  Cluster: 3<br><i style='color:#aaaaaa'>↑ danceability, speechiness</i>", "<b>Bands (feat. OhGeesy, Fenix Flexin & Master Kato)</b><br><i>Shoreline Mafia</i><br>Genre: Hip-Hop<br>Plays: 50<br>─────────────────<br>Energy: 0.39  Valence: 0.49<br>Dance:  0.90  Acoust: 0.37<br>Tempo: 100 BPM  Cluster: 3<br><i style='color:#aaaaaa'>↑ danceability, speechiness</i>", "<b>Stir Fry</b><br><i>Migos</i><br>Genre: Hip-Hop<br>Plays: 46<br>─────────────────<br>Energy: 0.82  Valence: 0.50<br>Dance:  0.81  Acoust: 0.00<br>Tempo: 182 BPM  Cluster: 3<br><i style='color:#aaaaaa'>↑ danceability, speechiness</i>", "<b>Barefoot In The Park (feat. ROSALÍA)</b><br><i>James Blake</i><br>Genre: Indie<br>Plays: 44<br>─────────────────<br>Energy: 0.63  Valence: 0.52<br>Dance:  0.56  Acoust: 0.83<br>Tempo: 162 BPM  Cluster: 3<br><i style='color:#aaaaaa'>↑ danceability, speechiness</i>", "<b>Yikes</b><br><i>Kanye West</i><br>Genre: Rap<br>Plays: 41<br>─────────────────<br>Energy: 0.78  Valence: 0.22<br>Dance:  0.68  Acoust: 0.15<br>Tempo: 174 BPM  Cluster: 3<br><i style='color:#aaaaaa'>↑ danceability, speechiness</i>", "<b>I Thought About Killing You</b><br><i>Kanye West</i><br>Genre: Pop<br>Plays: 41<br>─────────────────<br>Energy: 0.40  Valence: 0.42<br>Dance:  0.75  Acoust: 0.87<br>Tempo: 116 BPM  Cluster: 3<br><i style='color:#aaaaaa'>↑ danceability, speechiness</i>", "<b>American Boy</b><br><i>Estelle</i><br>Genre: Soul<br>Plays: 40<br>─────────────────<br>Energy: 0.73  Valence: 0.51<br>Dance:  0.73  Acoust: 0.17<br>Tempo: 118 BPM  Cluster: 3<br><i style='color:#aaaaaa'>↑ danceability, speechiness</i>", "<b>Self Care</b><br><i>Mac Miller</i><br>Genre: Hip-Hop<br>Plays: 31<br>─────────────────<br>Energy: 0.54  Valence: 0.18<br>Dance:  0.52  Acoust: 0.37<br>Tempo: 142 BPM  Cluster: 3<br><i style='color:#aaaaaa'>↑ danceability, speechiness</i>", "<b>No Diggity</b><br><i>Blackstreet</i><br>Genre: Pop<br>Plays: 24<br>─────────────────<br>Energy: 0.65  Valence: 0.67<br>Dance:  0.87  Acoust: 0.30<br>Tempo: 89 BPM  Cluster: 3<br><i style='color:#aaaaaa'>↑ danceability, speechiness</i>", "<b>Suicidal Thoughts - 2005 Remaster</b><br><i>The Notorious B.I.G.</i><br>Genre: Hip-Hop<br>Plays: 23<br>─────────────────<br>Energy: 0.51  Valence: 0.08<br>Dance:  0.51  Acoust: 0.44<br>Tempo: 76 BPM  Cluster: 3<br><i style='color:#aaaaaa'>↑ danceability, speechiness</i>", "<b>New Coat</b><br><i>White Denim</i><br>Genre: Blues<br>Plays: 18<br>─────────────────<br>Energy: 0.85  Valence: 0.69<br>Dance:  0.51  Acoust: 0.30<br>Tempo: 188 BPM  Cluster: 3<br><i style='color:#aaaaaa'>↑ danceability, speechiness</i>", "<b>The World Was Wide Enough</b><br><i>Leslie Odom Jr.</i><br>Genre: Jazz<br>Plays: 16<br>─────────────────<br>Energy: 0.35  Valence: 0.31<br>Dance:  0.65  Acoust: 0.47<br>Tempo: 117 BPM  Cluster: 3<br><i style='color:#aaaaaa'>↑ danceability, speechiness</i>", "<b>What'd I Miss</b><br><i>Daveed Diggs</i><br>Genre: Hip-Hop<br>Plays: 15<br>─────────────────<br>Energy: 0.58  Valence: 0.32<br>Dance:  0.54  Acoust: 0.17<br>Tempo: 178 BPM  Cluster: 3<br><i style='color:#aaaaaa'>↑ danceability, speechiness</i>", "<b>Insane in the Brain</b><br><i>Cypress Hill</i><br>Genre: Hip-Hop<br>Plays: 13<br>─────────────────<br>Energy: 0.61  Valence: 0.77<br>Dance:  0.90  Acoust: 0.03<br>Tempo: 102 BPM  Cluster: 3<br><i style='color:#aaaaaa'>↑ danceability, speechiness</i>", "<b>The Election of 1800</b><br><i>Daveed Diggs</i><br>Genre: Hip-Hop<br>Plays: 10<br>─────────────────<br>Energy: 0.42  Valence: 0.65<br>Dance:  0.73  Acoust: 0.32<br>Tempo: 67 BPM  Cluster: 3<br><i style='color:#aaaaaa'>↑ danceability, speechiness</i>"], "type": "scatter3d", "x": [13.56, 12.92, 11.4, 11.4, 13.57, 13.66, 13.45, 13.55, 13.48, 13.58, 13.62, 13.5, 13.61, 13.73, 13.03, 13.47, 13.56, 13.51, 13.45, 13.54, 13.51, 13.53, 12.96, 13.51, 13.58, 13.61, 13.59, 13.52, 13.46, 13.64], "y": [6.83, 6.934, 10.56, 10.66, 6.829, 6.587, 6.615, 6.806, 6.595, 6.423, 6.567, 6.525, 6.51, 6.759, 6.877, 6.598, 6.497, 6.714, 6.561, 6.526, 6.517, 6.527, 6.725, 6.685, 6.459, 6.774, 6.444, 6.54, 6.842, 6.479], "z": [3.594, 3.477, 1.75, 2.092, 3.652, 3.959, 3.927, 3.67, 3.946, 4.133, 3.979, 4.02, 4.048, 3.823, 3.46, 3.939, 4.055, 3.787, 3.969, 4.04, 4.032, 4.015, 3.786, 3.829, 4.099, 3.77, 4.113, 4.006, 3.541, 4.061]}], "layout": {"font": {"color": "#cccccc"}, "height": 800, "hoverlabel": {"bgcolor": "rgba(10,10,30,0.92)", "bordercolor": "rgba(255,255,255,0.3)", "font": {"color": "white", "size": 12}}, "legend": {"bgcolor": "rgba(10,10,30,0.7)", "bordercolor": "rgba(255,255,255,0.2)", "borderwidth": 1}, "margin": {"b": 0, "l": 0, "r": 0, "t": 70}, "paper_bgcolor": "#0a0a1a", "scene": {"bgcolor": "#0a0a1a", "xaxis": {"showbackground": false, "showgrid": false, "showline": false, "showticklabels": false, "title": {"text": ""}, "zeroline": false}, "yaxis": {"showbackground": false, "showgrid": false, "showline": false, "showticklabels": false, "title": {"text": ""}, "zeroline": false}, "zaxis": {"showbackground": false, "showgrid": false, "showline": false, "showticklabels": false, "title": {"text": ""}, "zeroline": false}}, "title": {"font": {"color": "white", "size": 22}, "text": "Your Sonic Universe — 3D", "x": 0.5}, "width": 1100}}
